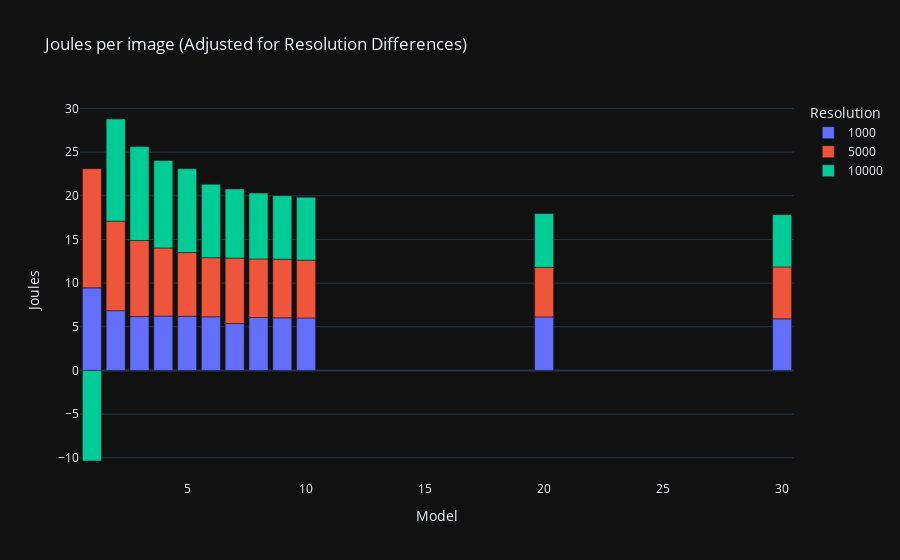

Notebook cell for this chart:
### Code cell
""" Stacked bars, adjusted to the correct heights for each resolution """

# Calculate differences in joules for each resolution to represent the stacked bar chart
diff_joules_per_model = {}
resolutions = sorted(total_joules_per_model.keys())

for resolution in resolutions:
    diff_joules_per_model[resolution] = total_joules_per_model[resolution].copy()
    if resolution > resolutions[0]:
        prev_resolution = resolutions[resolutions.index(resolution) - 1]
        for model in diff_joules_per_model[resolution].keys():
            if model in total_joules_per_model[prev_resolution]:
                diff_joules_per_model[resolution][model] -= total_joules_per_model[prev_resolution][model]

# Create DataFrame for the stacked bar graph
diff_max_joules = {resolution: pd.DataFrame.from_dict(diff_joules_per_model[resolution], orient='index', columns=[f'{resolution}']) for resolution in resolutions}

stacked_diff_max_joules_df = pd.concat(diff_max_joules.values(), axis=1)

# Create stacked bar graph
fig = px.bar(stacked_diff_max_joules_df, barmode='relative', title='Joules per image (Adjusted for Resolution Differences)', labels={'value': 'Joules', 'index': 'Model'})
fig.update_layout(xaxis_title='Model', yaxis_title='Joules', legend_title_text='Resolution')
fig.show()

### Figure 1 — Plotly figure (JSON) as saved in the notebook; plotly's stock layout.template omitted (floating-point values rounded to 4 significant figures)
{"data": [{"alignmentgroup": "True", "hovertemplate": "variable=1000<br>Model=%{x}<br>Joules=%{y}<extra></extra>", "legendgroup": "1000", "marker": {"color": "#636efa", "pattern": {"shape": ""}}, "name": "1000", "offsetgroup": "1000", "orientation": "v", "showlegend": true, "textposition": "auto", "x": [8, 30, 2, 6, 5, 7, 1, 3, 10, 4, 20, 9], "xaxis": "x", "y": [6.064, 5.906, 6.842, 6.14, 6.202, 5.368, 9.456, 6.167, 6.01, 6.23, 6.127, 6.024], "yaxis": "y", "type": "bar"}, {"alignmentgroup": "True", "hovertemplate": "variable=5000<br>Model=%{x}<br>Joules=%{y}<extra></extra>", "legendgroup": "5000", "marker": {"color": "#EF553B", "pattern": {"shape": ""}}, "name": "5000", "offsetgroup": "5000", "orientation": "v", "showlegend": true, "textposition": "auto", "x": [8, 30, 2, 6, 5, 7, 1, 3, 10, 4, 20, 9], "xaxis": "x", "y": [6.705, 5.95, 10.25, 6.768, 7.294, 7.494, 13.64, 8.706, 6.62, 7.792, 5.669, 6.709], "yaxis": "y", "type": "bar"}, {"alignmentgroup": "True", "hovertemplate": "variable=10000<br>Model=%{x}<br>Joules=%{y}<extra></extra>", "legendgroup": "10000", "marker": {"color": "#00cc96", "pattern": {"shape": ""}}, "name": "10000", "offsetgroup": "10000", "orientation": "v", "showlegend": true, "textposition": "auto", "x": [8, 30, 2, 6, 5, 7, 1, 3, 10, 4, 20, 9], "xaxis": "x", "y": [7.537, 5.98, 11.7, 8.417, 9.593, 7.922, -10.37, 10.76, 7.202, 10.01, 6.163, 7.272], "yaxis": "y", "type": "bar"}], "layout": {"xaxis": {"anchor": "y", "domain": [0.0, 1.0], "title": {"text": "Model"}}, "yaxis": {"anchor": "x", "domain": [0.0, 1.0], "title": {"text": "Joules"}}, "legend": {"title": {"text": "Resolution"}, "tracegroupgap": 0}, "title": {"text": "Joules per image (Adjusted for Resolution Differences)"}, "barmode": "relative"}}
